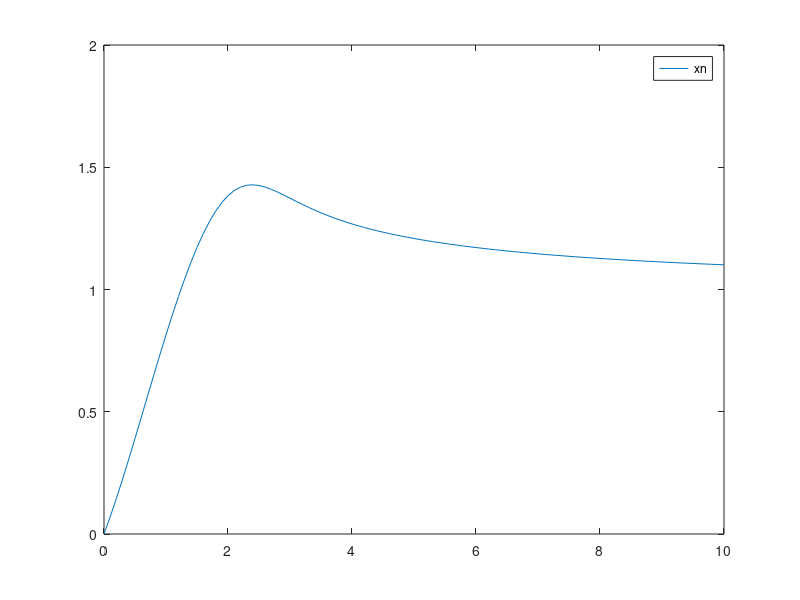

Here is the MATLAB script that generated this plot:
clc; clear all; more off;
disp("Ejercicio 5")
function ret = val_ecuac(t, x, x_prima)
    ret = x_prima^2 + t * x - exp(-x_prima) - t;
endfunction

function x_prima = f(t, x, x1)
    x_prima = fsolve(@(u) val_ecuac(t, x, u), x1);
endfunction

a = 0; b = 10; mu = 0; h = 0.1;

x1 = f(a, mu, 0);

N = round((b - a) / h);
t = a * ones(1, N + 1);
x = mu * ones(1, N + 1);

for n = 1:N
    x(n + 1) = x(n) + h * f(t(n), x(n), x1);
    t(n + 1) = t(n) + h;
    x1 = (x(n + 1) - x(n)) / h; # proxima semilla
endfor

waitfor(plot(t, x, ";xn;"));
disp("==== FIN ====")
